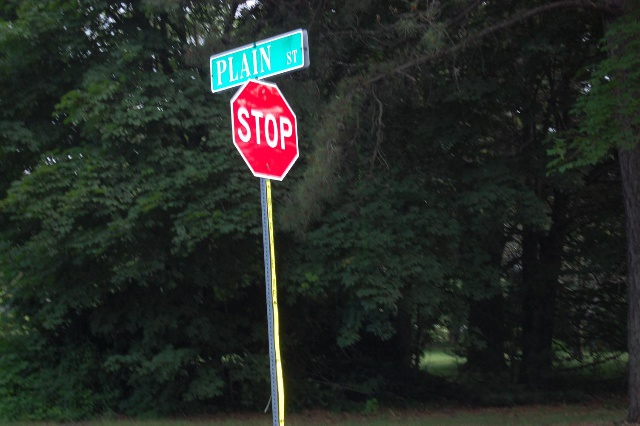
#> input picture stop0.jpg, 640 x 426 px
$ python lab3.py
#> lines starting #> are read from the running program, lines starting #| are printed output that depends on the picture; after the words box and inside, x2 and y2 are one past the last pixel; in counts of white or black regions, pixels touching at a corner belong together
import cv2
import numpy as np

low_thresholds = [50, 50, 50]
high_thresholds = [250, 250, 250]

def main():
    bgr_img = cv2.imread("stop0.jpg")
#> bgr_img is the input picture: shape (426, 640, 3); mean B, G, R 37, 41.7, 36.4
    image_height = bgr_img.shape[0]
#> image_height = 426
    image_width = bgr_img.shape[1]
#> image_width = 640

    cv2.imshow("Input image", bgr_img)

    # Convert BGR to HSV.
    hsv_img = cv2.cvtColor(bgr_img, cv2.COLOR_BGR2HSV)
#> hsv_img: shape (426, 640, 3); mean H, S, V 71, 56.8, 45.3
    cv2.imshow("HSV image", hsv_img)

    # Split into the different bands.
    planes = cv2.split(hsv_img)
    windowNames = ["Hue image", "Saturation image", "Gray image"]
    for i in range(3):
        cv2.namedWindow(windowNames[i])

    # Create trackbars.
    for i in range(3):
        cv2.createTrackbar("Low", windowNames[i], low_thresholds[i], 255, nothing)
        cv2.createTrackbar("High", windowNames[i], high_thresholds[i], 255, nothing)

    while True:
        # Create output thresholded image.
        thresh_img = np.full((image_height, image_width), 255, dtype=np.uint8)

        for i in range(3):
            low_val = cv2.getTrackbarPos("Low", windowNames[i])
            high_val = cv2.getTrackbarPos("High", windowNames[i])

            _, low_img = cv2.threshold(planes[i], low_val, 255, cv2.THRESH_BINARY)
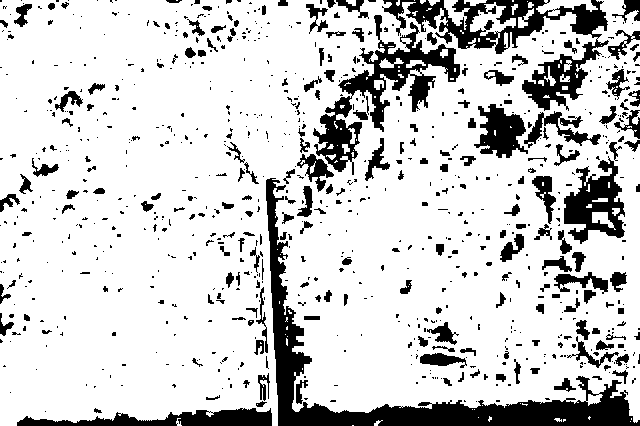
#> low_img: shape (426, 640); 81.3% white; 828 black regions (617 under 20 px), largest, box (x1, y1, x2, y2) and area: (266, 178, 640, 426) 11474, (382, 0, 609, 111) 6810, (313, 15, 460, 175) 5592
            _, high_img = cv2.threshold(planes[i], high_val, 255, cv2.THRESH_BINARY_INV)
#> high_img: shape (426, 640); every value is 255

            thresh_band_img = cv2.bitwise_and(low_img, high_img)
            cv2.imshow(windowNames[i], thresh_band_img)

            # AND with output thresholded image.
            thresh_img = cv2.bitwise_and(thresh_img, thresh_band_img)

        cv2.imshow("Output thresholded image", thresh_img)
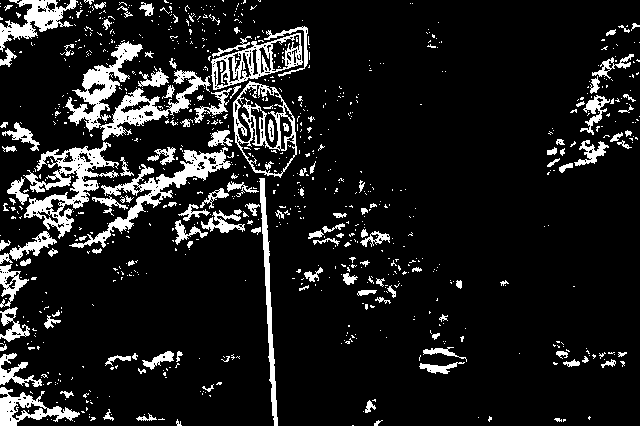
#> window 'Output thresholded image': shape (426, 640); 11.4% white; 879 white regions (739 under 20 px), largest, box (x1, y1, x2, y2) and area: (23, 142, 119, 239) 2979, (69, 147, 231, 248) 2604, (65, 41, 143, 132) 2033
        if not cv2.waitKey(100) == -1:
#> (key Esc is pressed here)
            break

def nothing(x):
    pass

if __name__ == "__main__":
    main()

$ run again, with stop1.jpg copied over stop0.jpg
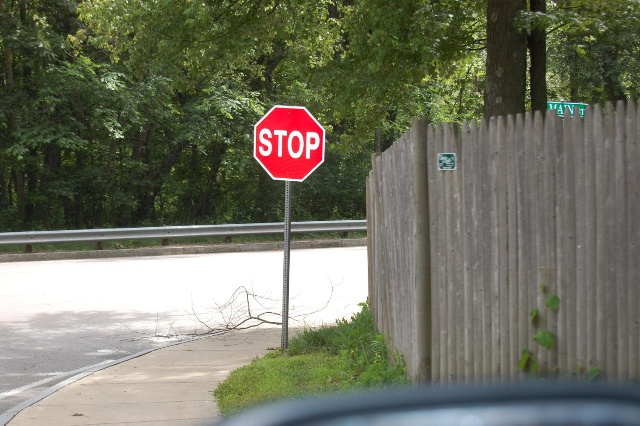
#> input picture stop1.jpg, 640 x 426 px
#> in main, bgr_img is the input picture: shape (426, 640, 3); mean B, G, R 97.7, 114.1, 112.8
#> hsv_img: shape (426, 640, 3); mean H, S, V 37.5, 65.7, 119.3
#> in main, `_, low_img = cv2.threshold(planes[i], low_val, 255, cv2.THRESH_BINARY)`:
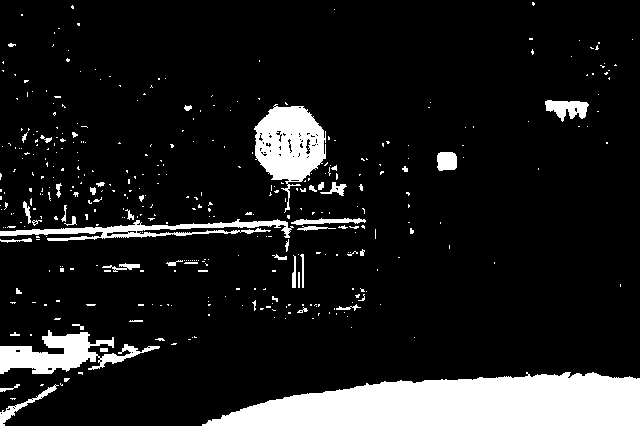
#> low_img: shape (426, 640); 11.6% white; 391 white regions (341 under 20 px), largest, box (x1, y1, x2, y2) and area: (202, 372, 640, 426) 17340, (254, 104, 326, 213) 4139, (0, 330, 160, 374) 3050
#> high_img: shape (426, 640); every value is 255
#> in main, `cv2.imshow("Output thresholded image", thresh_img)`:
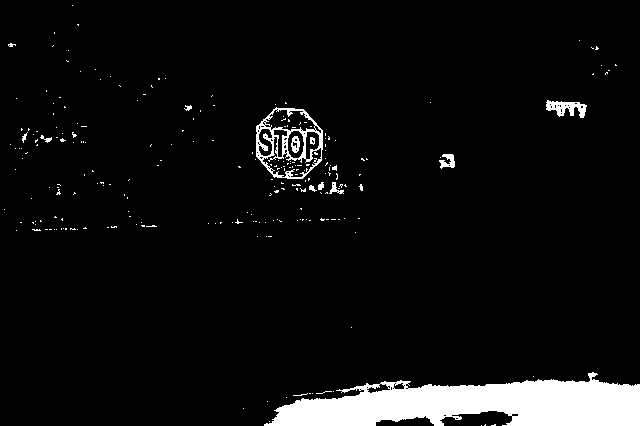
#> window 'Output thresholded image': shape (426, 640); 5.9% white; 236 white regions (223 under 20 px), largest, box (x1, y1, x2, y2) and area: (264, 372, 640, 426) 12979, (256, 107, 323, 179) 1397, (546, 100, 587, 118) 400

$ run again, with stop2.jpg copied over stop0.jpg
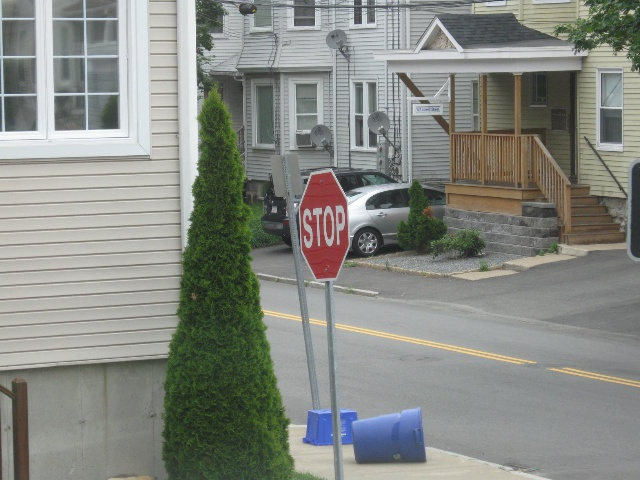
#> input picture stop2.jpg, 640 x 480 px
#> in main, bgr_img is the input picture: shape (480, 640, 3); mean B, G, R 130.5, 136.6, 133.9
#> hsv_img: shape (480, 640, 3); mean H, S, V 60.7, 30.1, 140.2
#> in main, `_, low_img = cv2.threshold(planes[i], low_val, 255, cv2.THRESH_BINARY)`:
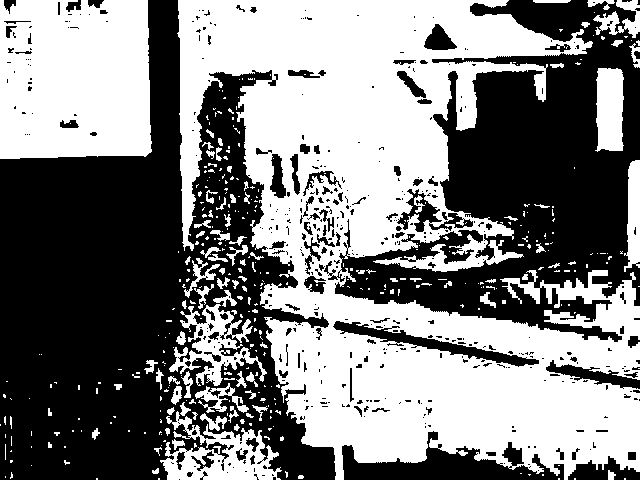
#> low_img: shape (480, 640); 50.4% white; 455 black regions (353 under 20 px), largest, box (x1, y1, x2, y2) and area: (0, 0, 336, 480) 84965, (324, 0, 640, 342) 49737, (342, 431, 564, 480) 4808
#> high_img: shape (480, 640); every value is 255
#> in main, `cv2.imshow("Output thresholded image", thresh_img)`:
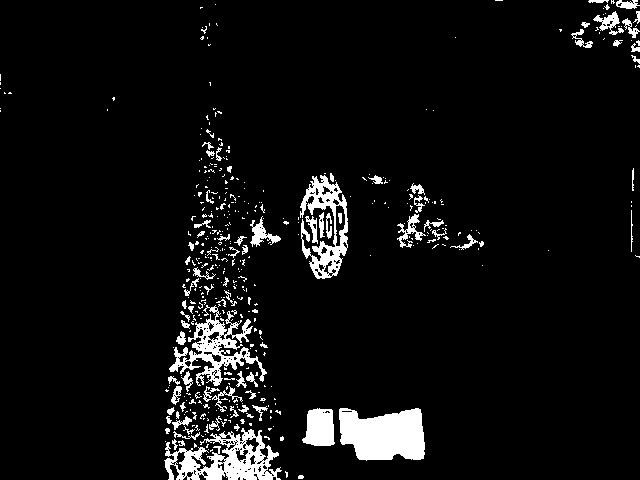
#> window 'Output thresholded image': shape (480, 640); 6.1% white; 438 white regions (355 under 20 px), largest, box (x1, y1, x2, y2) and area: (339, 408, 425, 461) 3613, (164, 428, 282, 480) 3003, (169, 305, 267, 386) 2393

$ run again, with stop3.jpg copied over stop0.jpg
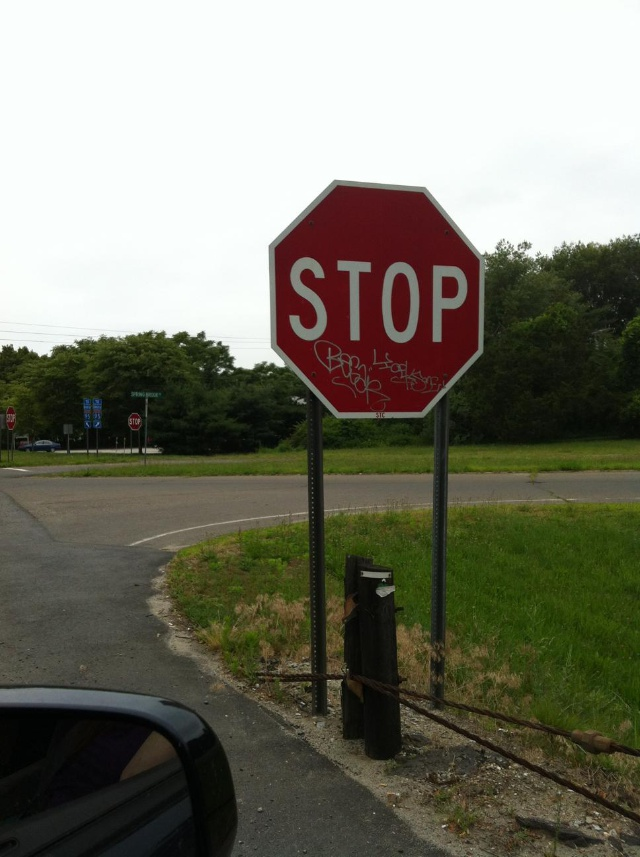
#> input picture stop3.jpg, 640 x 857 px
#> in main, bgr_img is the input picture: shape (857, 640, 3); mean B, G, R 105.5, 119.4, 119.9
#> hsv_img: shape (857, 640, 3); mean H, S, V 57.9, 79, 124.3
#> in main, `_, low_img = cv2.threshold(planes[i], low_val, 255, cv2.THRESH_BINARY)`:
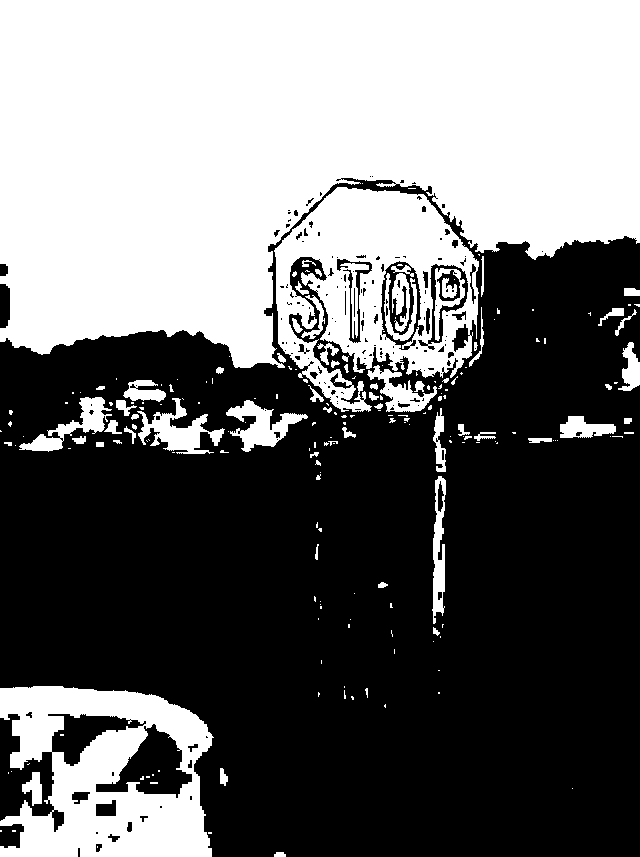
#> low_img: shape (857, 640); 43.4% white; 208 white regions (135 under 20 px), largest, box (x1, y1, x2, y2) and area: (0, 0, 640, 368) 174388, (274, 187, 479, 412) 23394, (0, 686, 214, 857) 23322
#> high_img: shape (857, 640); every value is 255
#> in main, `cv2.imshow("Output thresholded image", thresh_img)`:
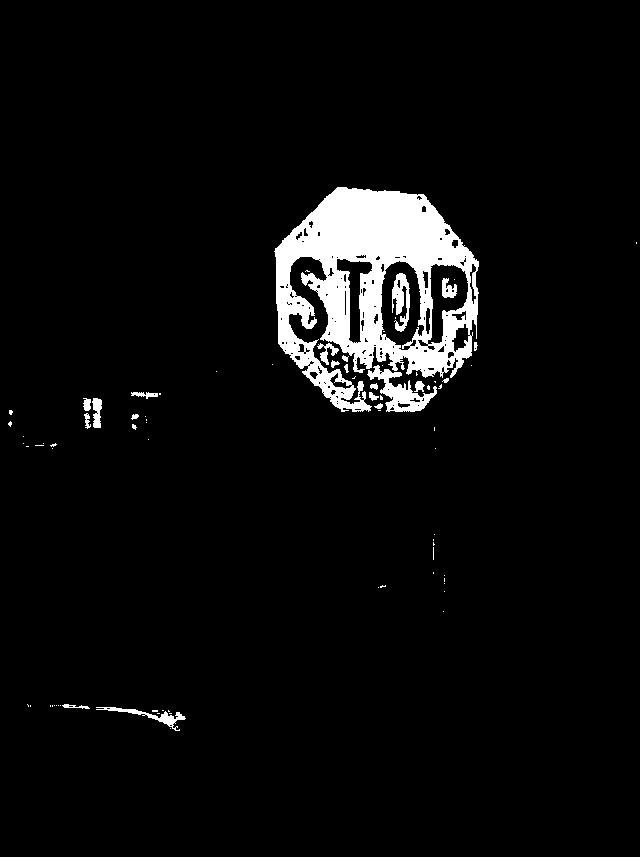
#> window 'Output thresholded image': shape (857, 640); 4.9% white; 80 white regions (59 under 20 px), largest, box (x1, y1, x2, y2) and area: (274, 187, 479, 412) 22864, (367, 365, 437, 412) 1206, (392, 273, 410, 332) 617
